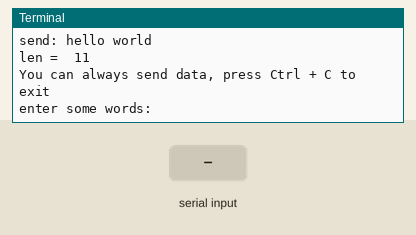
Simulated run of this program. Board: Raspberry Pi (BCM pin numbers). Shown: the last lines printed to the terminal. The inputs (shaded band) are chosen by the test bench.

Above: at 1.2 s.
1.3 s: "1" typed at the terminal
At 1.8 s:
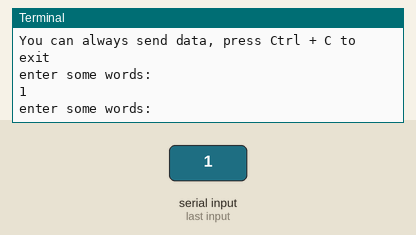
2.8 s: "0" typed at the terminal
At 4.0 s:
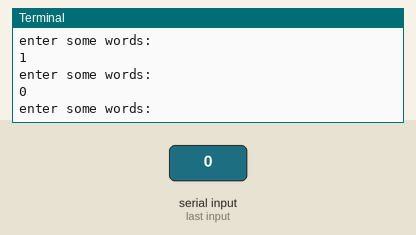
4.3 s: "2" typed at the terminal
At 5.3 s:
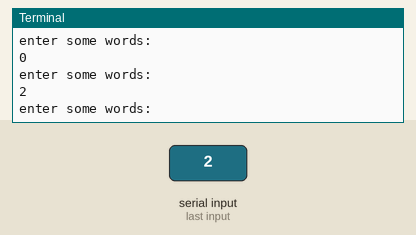

The program:

send.py
```python
# -*- coding:utf-8 -*-
import RPi.GPIO as GPIO
import serial

#if use half-auto, EN_485 = LOW is Receiver, EN_485 = HIGH is Send
MODE = 0 #mode = 0 is full-guto, mode = 1 is half-auto
if MODE == 1:
    EN_485 =  4
    GPIO.setmode(GPIO.BCM)
    GPIO.setup(EN_485,GPIO.OUT)
    GPIO.output(EN_485,GPIO.HIGH)

ser = serial.Serial("/dev/ttyS0",115200,timeout=1)
print ser.portstr

command = "hello world"
print("send:"),command
len = ser.write(command)
print("len = "),len

print("You can always send data, press Ctrl + C to exit")
while 1:
    strInput = raw_input('enter some words:')
    ser.write(strInput)

ser.flush()
```

Measured:
- after the input at 1.3 s, the terminal: prints a new line at once (image 1)
- after the input at 2.8 s, the terminal: prints a new line at once (image 2)
- after the input at 4.3 s, the terminal: prints a new line at once (image 3)
